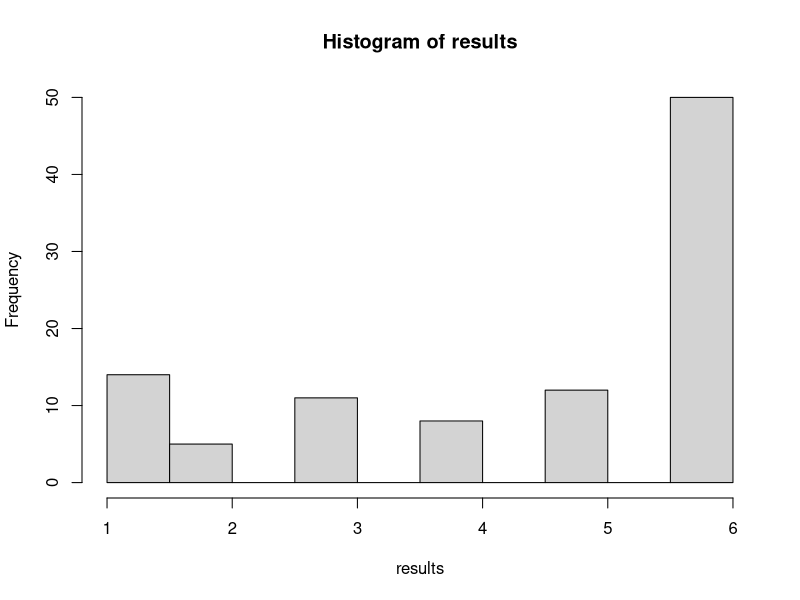

Source code (R):
# function to roll two dice
roll2 <- function(faces = 1:6) {
  dice <- sample(faces, size = 2, replace = TRUE)
  sum(dice)
}

# function to roll "number_of_dice" dice with "faces" many faces 
roll2 <- function(faces = 1:6, number_of_dice = 2) {
  dice <- sample(faces, size = number_of_dice, replace = TRUE)
  sum(dice)
}

# function to calculate economic order quantity
calc_EOQ <- function(D = 1000)  {
  K <- 5
  h <- 0.25
  Q <- sqrt(2*D*K/h)
  Q
}
# get help => "?fcn_name"
# get exaples => "example(fcn_name)"
# keyword search => "??keyword"

# function to roll "number_of_dice" dice with "faces" many faces 
roll3 <- function(faces = 1:6, number_of_dice = 1) {
  probability_vector <- c(1/10, 1/10, 1/10, 1/10, 1/10, 1/2)
  dice <- sample(faces, size = number_of_dice, replace = TRUE, prob = probability_vector)
  sum(dice)
}
results <- replicate( n = 100, expr = roll3(), simplify = TRUE)
hist(results)
